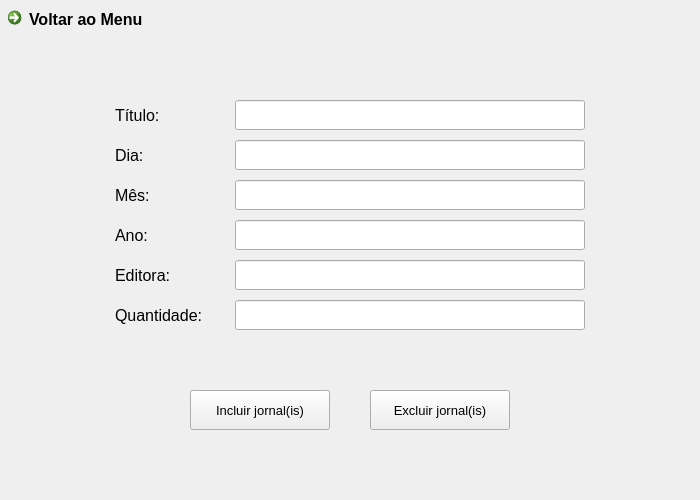
<?xml version="1.0" encoding="UTF-8"?>
<ui version="4.0">
 <class>addJornal</class>
 <widget class="QWidget" name="addJornal">
  <property name="geometry">
   <rect>
    <x>0</x>
    <y>0</y>
    <width>700</width>
    <height>500</height>
   </rect>
  </property>
  <property name="windowTitle">
   <string>Form</string>
  </property>
  <widget class="QLabel" name="label">
   <property name="geometry">
    <rect>
     <x>115</x>
     <y>100</y>
     <width>120</width>
     <height>30</height>
    </rect>
   </property>
   <property name="font">
    <font>
     <pointsize>12</pointsize>
    </font>
   </property>
   <property name="text">
    <string>Título:</string>
   </property>
  </widget>
  <widget class="QLabel" name="label_2">
   <property name="geometry">
    <rect>
     <x>115</x>
     <y>140</y>
     <width>120</width>
     <height>30</height>
    </rect>
   </property>
   <property name="font">
    <font>
     <pointsize>12</pointsize>
    </font>
   </property>
   <property name="text">
    <string>Dia:</string>
   </property>
  </widget>
  <widget class="QLabel" name="label_3">
   <property name="geometry">
    <rect>
     <x>115</x>
     <y>180</y>
     <width>120</width>
     <height>30</height>
    </rect>
   </property>
   <property name="font">
    <font>
     <pointsize>12</pointsize>
    </font>
   </property>
   <property name="text">
    <string>Mês:</string>
   </property>
  </widget>
  <widget class="QLabel" name="label_4">
   <property name="geometry">
    <rect>
     <x>115</x>
     <y>220</y>
     <width>120</width>
     <height>30</height>
    </rect>
   </property>
   <property name="font">
    <font>
     <pointsize>12</pointsize>
    </font>
   </property>
   <property name="text">
    <string>Ano:</string>
   </property>
  </widget>
  <widget class="QLabel" name="label_5">
   <property name="geometry">
    <rect>
     <x>115</x>
     <y>260</y>
     <width>120</width>
     <height>30</height>
    </rect>
   </property>
   <property name="font">
    <font>
     <pointsize>12</pointsize>
    </font>
   </property>
   <property name="text">
    <string>Editora:</string>
   </property>
  </widget>
  <widget class="QPushButton" name="btn_addjornal">
   <property name="geometry">
    <rect>
     <x>190</x>
     <y>390</y>
     <width>140</width>
     <height>40</height>
    </rect>
   </property>
   <property name="font">
    <font>
     <pointsize>10</pointsize>
    </font>
   </property>
   <property name="cursor">
    <cursorShape>PointingHandCursor</cursorShape>
   </property>
   <property name="text">
    <string>Incluir jornal(is)</string>
   </property>
  </widget>
  <widget class="QLineEdit" name="campoTITULO">
   <property name="geometry">
    <rect>
     <x>235</x>
     <y>100</y>
     <width>350</width>
     <height>30</height>
    </rect>
   </property>
  </widget>
  <widget class="QLineEdit" name="campoDIA">
   <property name="geometry">
    <rect>
     <x>235</x>
     <y>140</y>
     <width>350</width>
     <height>30</height>
    </rect>
   </property>
  </widget>
  <widget class="QLineEdit" name="campoMES">
   <property name="geometry">
    <rect>
     <x>235</x>
     <y>180</y>
     <width>350</width>
     <height>30</height>
    </rect>
   </property>
  </widget>
  <widget class="QLineEdit" name="campoANO">
   <property name="geometry">
    <rect>
     <x>235</x>
     <y>220</y>
     <width>350</width>
     <height>30</height>
    </rect>
   </property>
  </widget>
  <widget class="QLineEdit" name="campoEDITORA">
   <property name="geometry">
    <rect>
     <x>235</x>
     <y>260</y>
     <width>350</width>
     <height>30</height>
    </rect>
   </property>
  </widget>
  <widget class="QPushButton" name="btn_delJornal">
   <property name="geometry">
    <rect>
     <x>370</x>
     <y>390</y>
     <width>140</width>
     <height>40</height>
    </rect>
   </property>
   <property name="font">
    <font>
     <pointsize>10</pointsize>
    </font>
   </property>
   <property name="cursor">
    <cursorShape>PointingHandCursor</cursorShape>
   </property>
   <property name="text">
    <string>Excluir jornal(is)</string>
   </property>
  </widget>
  <widget class="QLabel" name="label_6">
   <property name="geometry">
    <rect>
     <x>115</x>
     <y>300</y>
     <width>120</width>
     <height>30</height>
    </rect>
   </property>
   <property name="font">
    <font>
     <pointsize>12</pointsize>
    </font>
   </property>
   <property name="text">
    <string>Quantidade:</string>
   </property>
  </widget>
  <widget class="QLineEdit" name="campoQUANTIDADE">
   <property name="geometry">
    <rect>
     <x>235</x>
     <y>300</y>
     <width>350</width>
     <height>30</height>
    </rect>
   </property>
  </widget>
  <widget class="QCommandLinkButton" name="commandLinkButton">
   <property name="geometry">
    <rect>
     <x>0</x>
     <y>0</y>
     <width>200</width>
     <height>40</height>
    </rect>
   </property>
   <property name="font">
    <font>
     <family>Segoe UI</family>
     <pointsize>12</pointsize>
    </font>
   </property>
   <property name="cursor">
    <cursorShape>PointingHandCursor</cursorShape>
   </property>
   <property name="layoutDirection">
    <enum>Qt::LeftToRight</enum>
   </property>
   <property name="text">
    <string>Voltar ao Menu</string>
   </property>
   <property name="iconSize">
    <size>
     <width>25</width>
     <height>25</height>
    </size>
   </property>
  </widget>
 </widget>
 <tabstops>
  <tabstop>commandLinkButton</tabstop>
  <tabstop>campoTITULO</tabstop>
  <tabstop>campoDIA</tabstop>
  <tabstop>campoMES</tabstop>
  <tabstop>campoANO</tabstop>
  <tabstop>campoEDITORA</tabstop>
  <tabstop>campoQUANTIDADE</tabstop>
  <tabstop>btn_addjornal</tabstop>
  <tabstop>btn_delJornal</tabstop>
 </tabstops>
 <resources/>
 <connections/>
</ui>
